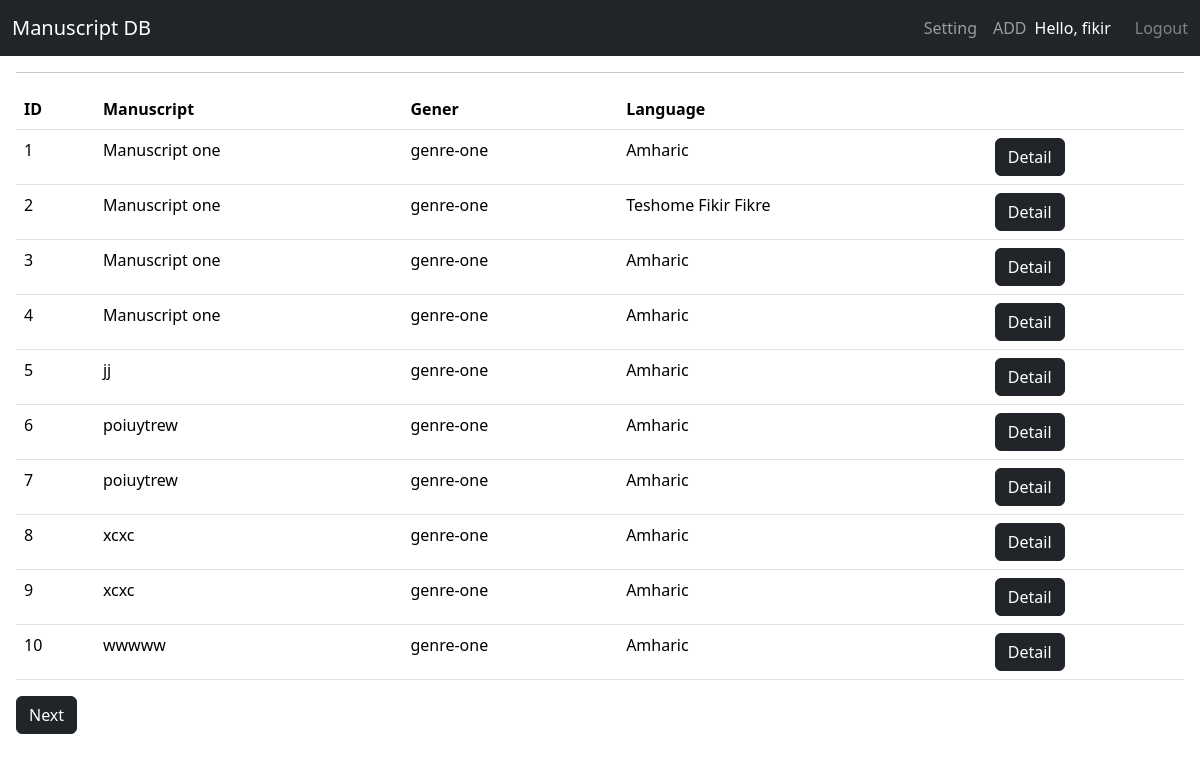
The app's page / (signed in) with its own data.
### main/models.py (models this page shows, shortened)
class Manuscript(models.Model):
    mansucript_name = models.CharField(max_length = 100)
    shelf_mark = models.CharField(max_length=50)
    resp_statement = models.CharField( max_length=50)
    inventory_date = models.DateField(auto_now_add=True)
    measurement =models.CharField(max_length=50)
    follos_number = models.IntegerField()
    binding = models.CharField(max_length=100)
    main_content = models.TextField()
    dating = models.CharField(max_length=50)
    other_provenance = models.CharField(max_length=50,blank=True, null=True)
    scripe = models.CharField(max_length=50,blank=True, null=True)
    no_of_cols = models.IntegerField(blank=True, null=True)
    notes_cur_use = models.TextField(blank=True, null=True)
    no_of_lines = models.IntegerField()
    decoration = models.CharField(max_length=255)
    colophones = models.CharField( max_length=50)
    additional_notes = models.TextField()
    repository = models.ForeignKey(Repository,on_delete = models.PROTECT)
    language = models.ForeignKey(Language, on_delete=models.PROTECT)
    genere = models.ForeignKey(Genre, on_delete=models.PROTECT)
    inventor = models.ForeignKey(Inventor, on_delete=models.PROTECT)
    repositoryOwner = models.ForeignKey(RepositoryOwner,on_delete=models.PROTECT)
    repositoryLocation = models.ForeignKey(RepositoryLocation,on_delete = models.PROTECT)

class Genre(models.Model):
    name = models.CharField(max_length = 100)
    description = models.TextField(blank=True, null=True)
    inventor = models.ForeignKey(Inventor, on_delete=models.PROTECT)
    def __str__(self):
        return self.name

class Language(models.Model):
    name = models.CharField(max_length=100)
    inventor = models.ForeignKey(Inventor, on_delete=models.PROTECT)
    def __str__(self):
        return self.name

### main/views.py (the view)
# urls.py: path('',views.home,name="home"),
def home(request):
    manuscripts = Manuscript.objects.all()
    paginator = Paginator(manuscripts,10)
    page_number = request.GET.get("page")
    page_obj = paginator.get_page(page_number)
    print(page_obj)
    context = {'manuscripts':manuscripts,'page_obj':page_obj}
    return render(request,"main/home.html",context)

### main/templates/main/home.html (shortened to what this page needs)
{% extends "main/base.html" %}
{% block nav %}{% include "main/navbar.html" %}{% endblock nav %}
{% block content %}
<div class="m-3">
    <hr>
    {% if not manuscripts%}
    <div>
    <p> There is no Manuscripts </p>
    <div>
    {% else %}
    <table class="table">
      <thead>
        <tr>
          <th>ID</th>
          <th>Manuscript</th>
          <th>Gener</th>
          <th>Language</th>
          <th></th>
        </tr>
      </thead>
      <tbody>
        {% for obj in  page_obj.object_list %}
        <tr>
          <td>{{ page_obj.start_index|add:forloop.counter0 }}</td>
            <td>{{obj.mansucript_name}}</td>
            <td>{{obj.genere}}</td>
            <td>{{obj.language}}</td>
            <td>
                <a href ={% url "detail" obj.id %}><button class="btn bg-dark btn-dark" > Detail </button></td> </a>
          </tr>
        {% endfor %}
      </tbody>
    </table>
{% if page_obj.has_next %}
    <a class="btn bg-dark btn-dark" href="?page={{ page_obj.next_page_number }}">Next</a>
{% endif %}
    {% endif %}
  </div>
{% endblock content %}

### main/templates/main/navbar.html (shortened to what this page needs)
<nav class="navbar navbar-expand navbar-dark bg-dark">
    <div class="container-fluid">
      <a class="navbar-brand" href="{% url "home"%}">Manuscript DB</a>
      <div class="collapse navbar-collapse justify-content-end" id="navbarNavAltMarkup">
        {% if request.user.is_authenticated %}
        <ul class="navbar-nav">
          <li class="nav-item">  <a class="nav-link" href="{%url "settings"%}">Setting</a></li>
          <li class="nav-item">  <a class="nav-link" href="{%url "manuscriptform"%}">ADD</a></li>
        </ul>
        <span style="color: white; margin-right:1.5rem">Hello, {{ request.user }}    </span>
        <span>
          <a href="{%url "logout"%}" style="color:rgba(245, 245, 245, 0.447); text-decoration:none;">    Logout</a>
        </span>
        {%else%}
        <span>
        <a href="{%url "login"%}" style="color:rgba(245, 245, 245, 0.447); text-decoration:none;">    Login</a>
        </span>
        {% endif %}
      </div>
    </div>
  </nav>

### records on screen
Manuscript: start_index|add "1", mansucript_name "Manuscript one", genere "genre-one", language "Amharic"
Manuscript: start_index|add "2", mansucript_name "Manuscript one", genere "genre-one", language "Teshome Fikir Fikre"
Manuscript: start_index|add "3", mansucript_name "Manuscript one", genere "genre-one", language "Amharic"
Manuscript: start_index|add "4", mansucript_name "Manuscript one", genere "genre-one", language "Amharic"
Manuscript: start_index|add "5", mansucript_name "jj", genere "genre-one", language "Amharic"
Manuscript: start_index|add "6", mansucript_name "poiuytrew", genere "genre-one", language "Amharic"
Manuscript: start_index|add "7", mansucript_name "poiuytrew", genere "genre-one", language "Amharic"
Manuscript: start_index|add "8", mansucript_name "xcxc", genere "genre-one", language "Amharic"
Manuscript: start_index|add "9", mansucript_name "xcxc", genere "genre-one", language "Amharic"
Manuscript: start_index|add "10", mansucript_name "wwwww", genere "genre-one", language "Amharic"

### other values on screen
{{ request.user }} "fikir"
